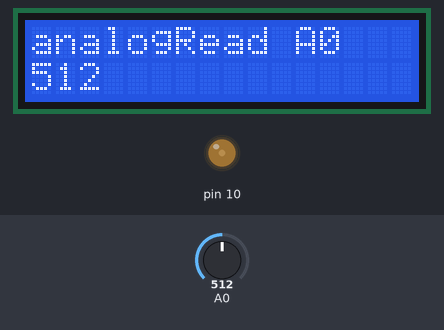
Bench run of a sketch on a simulated Arduino Uno, built with avr-gcc and run on an emulated ATmega328P. Parts: 16×2 character LCD, output pins drawn as LEDs (lit = HIGH). Inputs (shaded band) come from the test bench; at power-on: A0 = 512.

Above: at 1.2 s.
1.3 s: A0 set to 716
At 2.3 s:
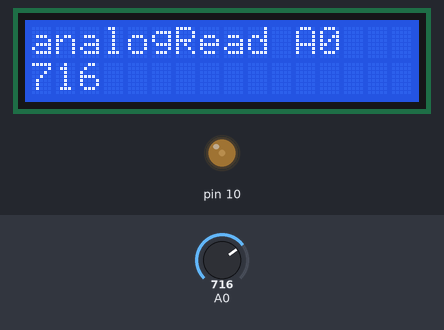
3.0 s: A0 set to 900
At 4.0 s:
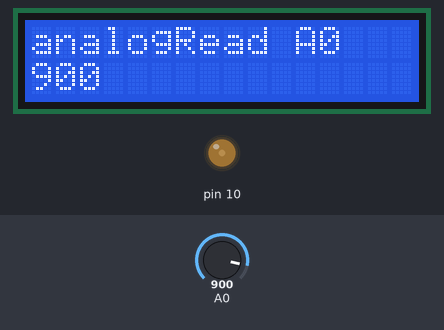
4.5 s: A0 set to 1023
At 5.6 s:
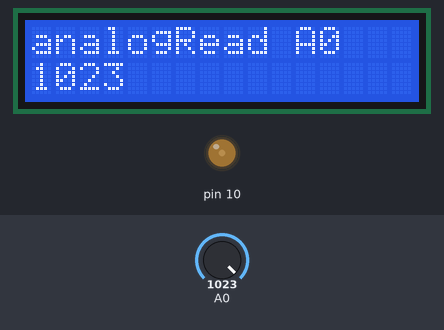
Timing chart, 0 to 7.5 s (numbered marks = the images above; inputs shaded):
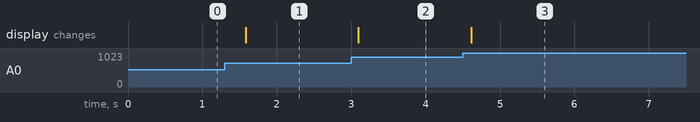

Measured:
- after the input at 1.3 s, the display: changes after 0.28 s (image 1)
- after the input at 3.0 s, the display: changes after 0.10 s (image 2)
- after the input at 4.5 s, the display: changes after 0.11 s (image 3)

The sketch:

g1e-001b.ino
```cpp
#include <LiquidCrystal.h>

LiquidCrystal lcd(8,9,4,5,6,7);

void setup() {
  lcd.begin(16, 2);
  analogWrite(10,50);

}

void loop() {
  lcd.clear();
  lcd.setCursor(0,0);
  lcd.print("analogRead A0");
  lcd.setCursor(0,1);
  lcd.print(analogRead(0));

  delay(500);

}
```
